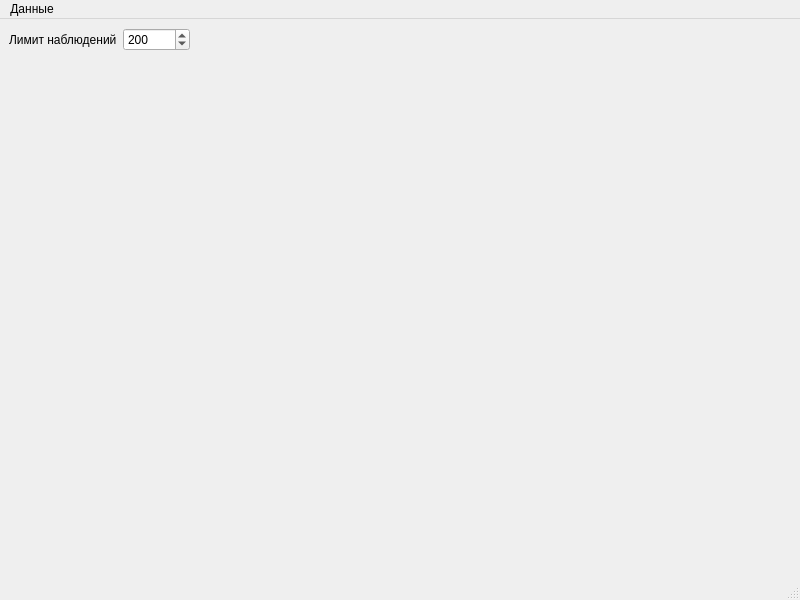
<?xml version="1.0" encoding="UTF-8"?>
<ui version="4.0">
 <class>MainWindow</class>
 <widget class="QMainWindow" name="MainWindow">
  <property name="geometry">
   <rect>
    <x>0</x>
    <y>0</y>
    <width>800</width>
    <height>600</height>
   </rect>
  </property>
  <property name="windowTitle">
   <string>PCA Analyzer</string>
  </property>
  <widget class="QWidget" name="centralwidget">
   <layout class="QGridLayout" name="gridLayout">
    <item row="0" column="0">
     <layout class="QHBoxLayout" name="horizontalLayout_2">
      <item>
       <layout class="QHBoxLayout" name="horizontalLayout">
        <item>
         <widget class="QLabel" name="label">
          <property name="text">
           <string>Лимит наблюдений</string>
          </property>
         </widget>
        </item>
        <item>
         <widget class="QSpinBox" name="limitSpinBox">
          <property name="minimum">
           <number>10</number>
          </property>
          <property name="maximum">
           <number>100000</number>
          </property>
          <property name="singleStep">
           <number>10</number>
          </property>
          <property name="value">
           <number>200</number>
          </property>
         </widget>
        </item>
       </layout>
      </item>
      <item>
       <spacer name="horizontalSpacer">
        <property name="orientation">
         <enum>Qt::Orientation::Horizontal</enum>
        </property>
        <property name="sizeHint" stdset="0">
         <size>
          <width>40</width>
          <height>20</height>
         </size>
        </property>
       </spacer>
      </item>
     </layout>
    </item>
    <item row="1" column="0">
     <widget class="ChartWidget" name="chartWidget" native="true"/>
    </item>
   </layout>
  </widget>
  <widget class="QMenuBar" name="menubar">
   <property name="geometry">
    <rect>
     <x>0</x>
     <y>0</y>
     <width>800</width>
     <height>21</height>
    </rect>
   </property>
   <widget class="QMenu" name="menu">
    <property name="title">
     <string>Данные</string>
    </property>
    <addaction name="importAction"/>
   </widget>
   <addaction name="menu"/>
  </widget>
  <widget class="QStatusBar" name="statusbar"/>
  <action name="importAction">
   <property name="text">
    <string>Импортировать</string>
   </property>
   <property name="shortcut">
    <string>Ctrl+I</string>
   </property>
  </action>
 </widget>
 <customwidgets>
  <customwidget>
   <class>ChartWidget</class>
   <extends>QWidget</extends>
   <header>chartwidget.h</header>
   <container>1</container>
  </customwidget>
 </customwidgets>
 <tabstops>
  <tabstop>limitSpinBox</tabstop>
 </tabstops>
 <resources/>
 <connections/>
</ui>
